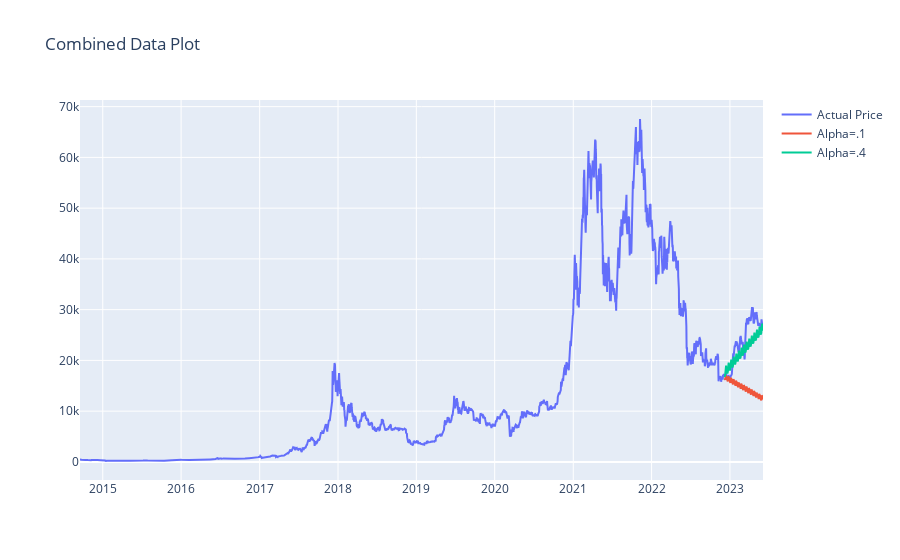

Here is the notebook cell this chart was saved with:
### Code cell
#use plotly so we can zoom in
trace1 = go.Scatter(x=df.reset_index()['date'], y=df['value'], mode='lines', name='Actual Price')
trace2 = go.Scatter(x=result.reset_index()['date'], y=result['value'], mode='lines', name='Alpha=.1')
trace3 = go.Scatter(x=result_alpha4.reset_index()['date'], y=result_alpha4['value'], mode='lines', name='Alpha=.4')

data = [trace1, trace2, trace3]
layout = go.Layout(title='Combined Data Plot')
fig = go.Figure(data=data, layout=layout)
fig.show()

### Figure 1 — Plotly figure (JSON) as saved in the notebook; plotly's stock layout.template omitted (floating-point values rounded to 4 significant figures; data arrays with more than 128 entries replaced by an {"elided": "..."} marker saying what was removed)
{"data": [{"mode": "lines", "name": "Actual Price", "type": "scatter", "x": {"elided": "3183 str values"}, "y": {"elided": "3183 float values"}}, {"mode": "lines", "name": "Alpha=.1", "type": "scatter", "x": {"elided": "180 str values"}, "y": {"elided": "180 float values"}}, {"mode": "lines", "name": "Alpha=.4", "type": "scatter", "x": {"elided": "180 str values"}, "y": {"elided": "180 float values"}}], "layout": {"title": {"text": "Combined Data Plot"}}}
